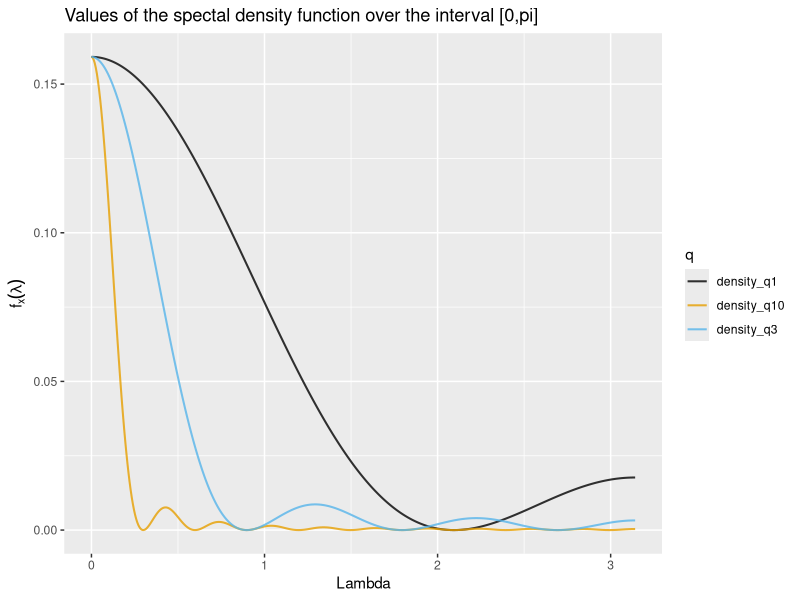
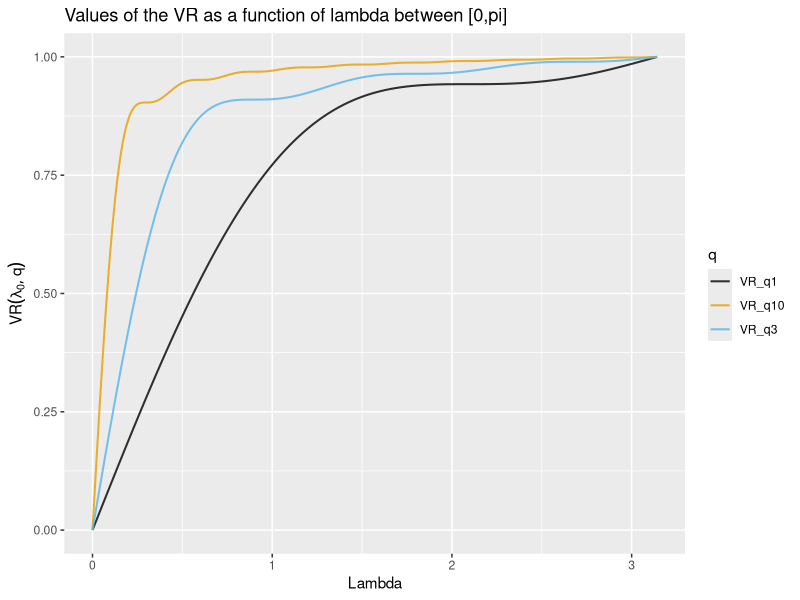

Here is the R script that generated these plots, in order:
rm(list=ls())
library(ggplot2)
library(tidyr)
############################################
# Defining all functions I need later
############################################

# Function for shifting the variables back - i.e. get e_{t-1} from e_t
shift <- function(x, lag) {
  n <- length(x)
  xnew <- rep(NA, n)
  if (lag < 0) {
    xnew[1:(n-abs(lag))] <- x[(abs(lag)+1):n]
  } else if (lag > 0) {
    xnew[(lag+1):n] <- x[1:(n-lag)]
  } else {
    xnew <- x
  }
  return(xnew)
}

spectral_dens <- function(q, lambda, Mod=0){
  i = complex(real = 0, imaginary = 1)
  
  total_l <- 0
  for (l in seq((-q), q)){
    value <- exp(i*lambda*(-l))
    total_l <- total_l + value
  }
  
  total_j <- 0
  for (j in seq((-q), q)){
    value <- exp(i*lambda*j)
    total_j <- total_j + value
  }
  
  T_c <- 1/(2*q + 1)**2 * (total_j*total_l)
  spectral_d <- T_c * 1/(2*pi)
  
  if (Mod==0){
    return(spectral_d)
  } else if (Mod==1){
    return(Mod(spectral_d))
  }
  else{
    stop('Please provide either 0 or 1 as argument for Mod')
  }
}


f_lambda <- function(lambdas, q_list){
  df <- data.frame(lambdas)
  for (q in q_list){
    
    sp_densitites <- mapply(spectral_dens, q=q, lambda=lambdas)
    num_sp_densitites <- Mod(sp_densitites)
    
    name <- "density_q"
    fullname <- paste(name, toString(q), sep="")
    
    df[[fullname]] <- num_sp_densitites
  }
  return(df)
}

VR <- function(lambdas, q_list){
  df <- data.frame(lambdas)
  for (q in q_list){
    s_lambda0 <- vector()
    for (lambda in lambdas){
      s_current <- 2* integrate(spectral_dens, 0, lambda, q=q, Mod=1)$value
      s_lambda0 <- rbind(s_lambda0, s_current)
    }
    
    s_pi <- 2* integrate(spectral_dens, 0, pi, q=q, Mod=1)$value
    
    name <- "VR_q"
    fullname <- paste(name, toString(q), sep="")
    
    results <- s_lambda0/s_pi
    df[[fullname]] <- results
  }
  
  return(df)
}

prepare_plot <- function(df){
  df_plot <- pivot_longer(df, -lambdas, names_to="q", values_to="values")
  return(df_plot)
}
############################################

points <- 500
lambdas <- seq(from=0, 
               to=pi, 
               length.out = points)
q_list = c(1, 3, 10)


#Defining color palette
cbPalette <- c("#000000", "#E69F00", "#56B4E9", "#009E73", "#F0E442", "#0072B2", "#D55E00", "#CC79A7")
df_f <- f_lambda(lambdas, q_list)
df_VR <- VR(lambdas, q_list)

df_f_plot <- prepare_plot(df_f)
df_VR_plot <- prepare_plot(df_VR)

p1=ggplot(data=df_f_plot, aes(x=lambdas, y=values, colour=q)) + 
  geom_line(alpha=0.8, size=0.7) + 
  scale_colour_manual(values = cbPalette) +
  xlab('Lambda') + 
  ylab(expression(f[x](lambda))) + 
  ggtitle("Values of the spectal density function over the interval [0,pi]")

p2=ggplot(data=df_VR_plot, aes(x=lambdas, y=values, colour=q)) + 
  geom_line(alpha=0.8, size=0.7) + 
  scale_colour_manual(values = cbPalette) +
  xlab('Lambda') + 
  ylab(expression(VR(lambda[0],q))) +
  ggtitle("Values of the VR as a function of lambda between [0,pi]")

print(p1)
print(p2)